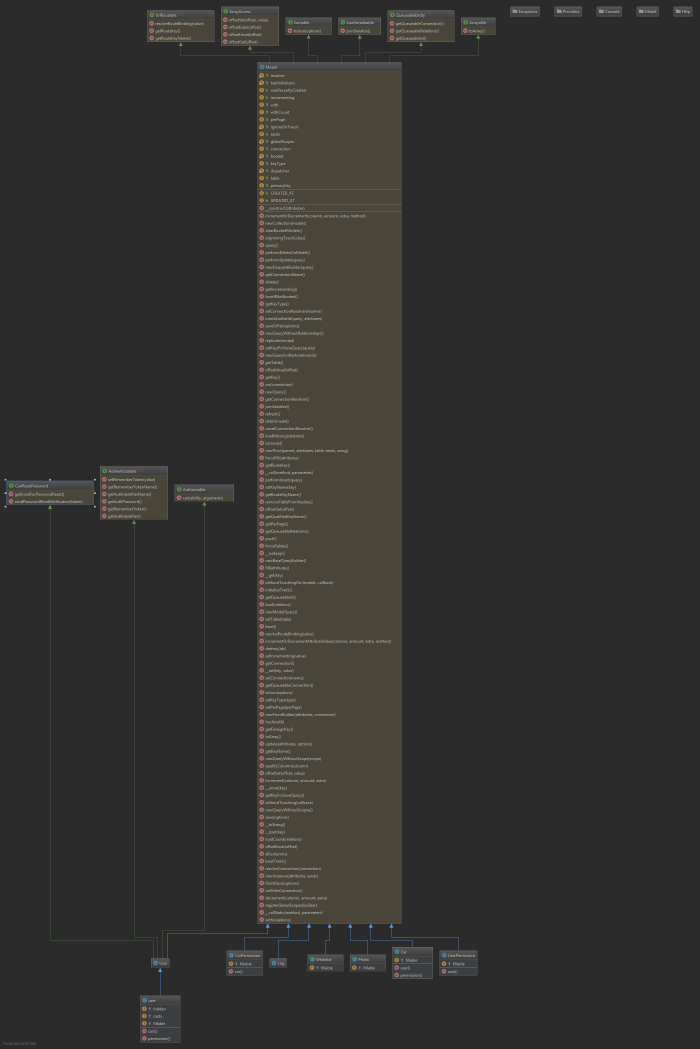
#> input picture app.png, 2098 x 3147 px, found by its file name (shown at 1/3 size)
$ python run2.py ../../app.png
#> lines starting #> are read from the running program, lines starting #| are printed output that depends on the picture
#!/usr/bin/env python
import cv2
# import numpy as np
import pytesseract
import re
import imutils
import requests
import sys
import json
import os

font = cv2.FONT_HERSHEY_SIMPLEX
# [4 lines of commented-out code are left out]
tessdata_dir_config = '--tessdata-dir "C:\\Program Files (x86)\\Tesseract-OCR\\tessdata" '
datasend = {}
psmmode = 6
os.environ['OMP_THREAD_LIMIT'] = '1'

imagepath= "C:\\xampp\htdocs\lp2\public\images\\"+str(sys.argv[1])
image = cv2.imread(imagepath)
#> image is the input picture: shape (3147, 2098, 3); mean B, G, R 47.3, 49.4, 50.2
image = imutils.resize(image, 500, 500)
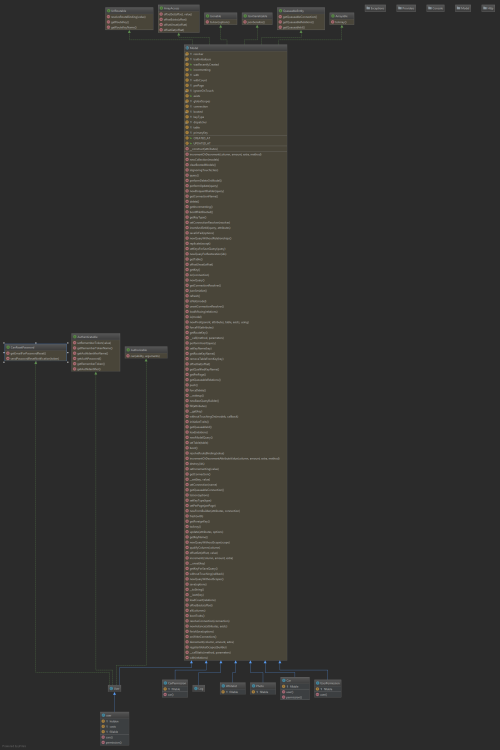
#> image: shape (750, 500, 3); mean B, G, R 47.3, 49.4, 50.2

# lab= cv2.cvtColor(image, cv2.COLOR_BGR2LAB)
# l, a, b = cv2.split(lab)

height, width, channels = image.shape
#> height = 750; width = 500; channels = 3
height2 = height / 4
#> height2 = 187.5
width2 = width / 4
#> width2 = 125
#print("{} and {} size {}".format(height, width, height * width))
#> (the run stopped early here; a loop or call above may not have finished)
